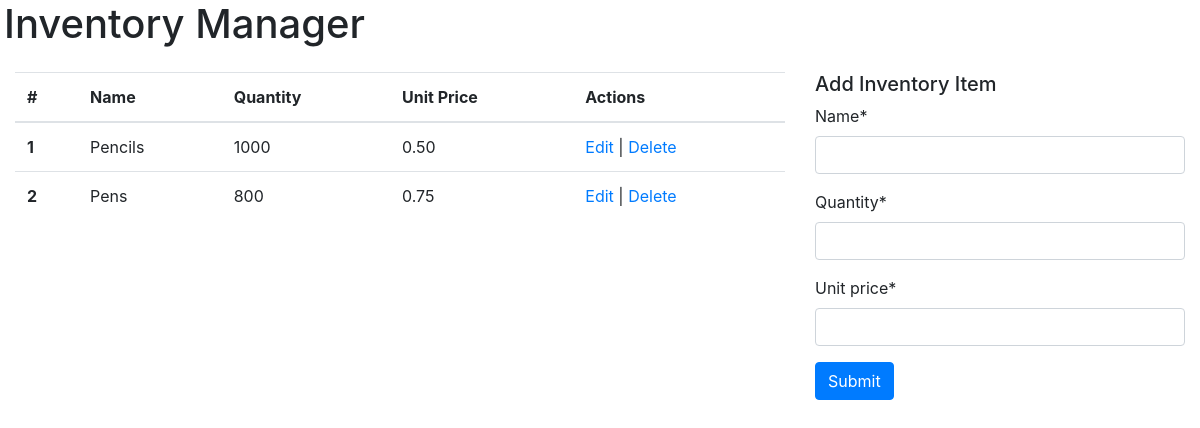
The page / on the database its author committed.
### home/models.py (models this page shows, shortened)
class Inventory(models.Model):
    name = models.CharField(max_length=254)
    quantity = models.IntegerField()
    unit_price = models.DecimalField(max_digits=6, decimal_places=2)
    class Meta:
        verbose_name_plural = 'Inventory'

### home/views.py (the view)
# urls.py: path("", views.home, name="home"),
def home(request):
    inventory = Inventory.objects.all()
    inventory_form = InventoryForm()
    template = 'home/index.html'
    context = {
        'inventory': inventory,
        'inventory_form': inventory_form,
    }
    return render(request, template, context)

### home/forms.py
class InventoryForm(forms.ModelForm):
    class Meta:
        model = Inventory
        fields = '__all__'

### home/templates/home/index.html (shortened to what this page needs)
<!DOCTYPE html>
<html lang="en">
  <head>
    <link
      rel="stylesheet"
      href="https://cdnjs.cloudflare.com/ajax/libs/font-awesome/5.15.3/css/all.min.css"
    />
    <link
      rel="stylesheet"
      href="https://stackpath.bootstrapcdn.com/bootstrap/4.4.1/css/bootstrap.min.css"
    />
  </head>
  <body>
    {% load crispy_forms_tags %}
    <div class="container-fluid">
      <div class="row mb-3 pl-1">
        <h1>Inventory Manager</h1>
      </div>
      <div class="row">
        <div class="col-8">
          <table class="table">
            <thead>
              <tr>
                <th scope="col">#</th>
                <th scope="col">Name</th>
                <th scope="col">Quantity</th>
                <th scope="col">Unit Price</th>
                <th scope="col">Actions</th>
              </tr>
            </thead>
            <tbody>
              {% for item in inventory %}
                <tr>
                  <th scope="row">{{ item.id }}</th>
                  <td>{{ item.name }}</td>
                  <td>{{ item.quantity }}</td>
                  <td>{{ item.unit_price }}</td>
                  <td><a href="{% url 'edit_inventory' item.id %}">Edit</a> | <a href="{% url 'delete_inventory' item.id %}">Delete</a></td>
                </tr>
              {% endfor %}
            </tbody>
          </table>
        </div>
        <div class="col-4">
            <h5>Add Inventory Item</h5>
            <form action="{% url 'add_inventory' %}" method="post">
              {{ inventory_form|crispy }}
              <button type="submit" class="btn btn-primary">Submit</button>
            </form>
        </div>
      </div>
    </div>
  </body>
</html>

### rows shown on the page
Inventory: id "1", name "Pencils", quantity "1000", unit_price "0.50"
Inventory: id "2", name "Pens", quantity "800", unit_price "0.75"
